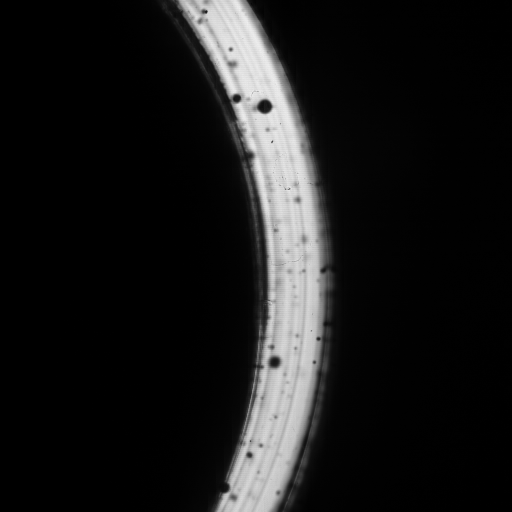
#> input picture polarization/img.png, 1024 x 1024 px, given in place of the camera (shown at 1/2 size)
$ jupyter execute threshold.ipynb
#> lines starting #> are read from the running program, lines starting #| are printed output that depends on the picture; after the words box and inside, x2 and y2 are one past the last pixel; in counts of white or black regions, pixels touching at a corner belong together
[cell 1]
import cv2
import os
import sys
import numpy as np
import matplotlib.pyplot as plt
import csv
import math
# ビデオデータの読み込み
filename = "C:\\Users\\flow\\Desktop\\bubbledate\\tetrahedronGray.mp4"
base_path= "C:\\Users\\flow\\Desktop\\bubble_rasing_result\\"
# 動画ファイルのベース名を取得
video_base_name = os.path.splitext(os.path.basename(filename))[0]

# 動画ごとのディレクトリを作成
video_directory = os.path.join(base_path, video_base_name)
os.makedirs(video_directory, exist_ok=True)  # 既に存在している場合は作成しない
# 新しいフォルダのベース名を指定
folder_names = ["th_image", "th_contours", "th_reslut", "th_threshold", "th_graph"]

# 新しいフォルダを作成
for folder_name in folder_names:
    new_folder_path = os.path.join(video_directory, folder_name)
    os.makedirs(new_folder_path, exist_ok=True)

# 動画の読み込み
cap = cv2.VideoCapture(filename=filename)
#動画ファイルの情報を取得する
width = cap.get(cv2.CAP_PROP_FRAME_WIDTH)
hight = cap.get(cv2.CAP_PROP_FRAME_HEIGHT)
total_frame = cap.get(cv2.CAP_PROP_FRAME_COUNT)
fps = cap.get(cv2.CAP_PROP_FPS)
print("総フレーム数: ", total_frame)
print("fps: ", fps)
print("動画の長さ: ", total_frame/fps, "[sec]")

frame_count = 0  # フレームのカウントを初期化

# グラフ用のデータ格納リスト
area_data = []
perimeter_data = []
moment_data = []

while cap.isOpened():
    ret, frame = cap.read()
#> frame is the input picture: shape (1024, 1024, 3); min 0, max 255, mean 25.2
    if ret == True:
        # フレーム番号が30の倍数のときだけ処理を行う
        if frame_count % 30 == 0:
            num = frame_count // 30  # 画像ファイルの番号を計算
        # 各処理のpathをvideo_directoryに基づいて生成
            path = os.path.join(video_directory, "th_image\\")
            contours_path = os.path.join(video_directory, "th_contours\\")
            result_path = os.path.join(video_directory, "th_reslut\\")
            threshold_path = os.path.join(video_directory, "th_threshold\\")

            # 画像を保存
            image_path = path + "picture{:0=3}.bmp".format(num)
            cv2.imwrite(image_path, frame)

            # 画像を読み込み
            color_image = cv2.imread(image_path, cv2.IMREAD_COLOR)
            if color_image is None:
                print(f"Error: Failed to load image from {image_path}")
                sys.exit(1)  # スクリプトを終了する

            # グレースケールに変換
            gray_image = cv2.cvtColor(color_image, cv2.COLOR_BGR2GRAY)
            #平滑化
            blurred_image = cv2.bilateralFilter(gray_image, 5, 10, 10)
            # 2値化
            ret, binary = cv2.threshold(blurred_image ,0,255,cv2.THRESH_BINARY_INV+cv2.THRESH_OTSU)
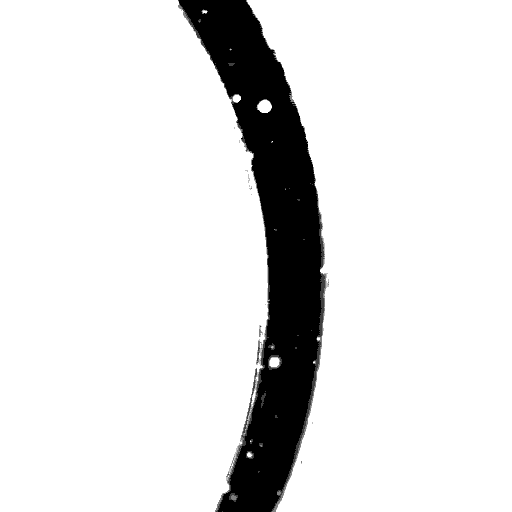
#> binary: shape (1024, 1024) (shown at 1/2 size); 88.4% white; 321 black regions (317 under 20 px)
#> ret = 97
            # 2値化画像を保存
            thresholds_path = threshold_path + " threshold_picture{:0=3}.bmp".format(num)
            cv2.imwrite(thresholds_path, binary)


            # 輪郭検出（フィルタリングなし）
            raw_contours, _ = cv2.findContours(binary, cv2.RETR_TREE, cv2.CHAIN_APPROX_NONE)
#> raw_contours = 1692 contours, 1678 with area under 20; largest, box (x1, y1, x2, y2) and area: (0, 0, 539, 1024) 495594, (493, 0, 1024, 1024) 425020, (513, 199, 544, 226) 564, (538, 713, 561, 736) 342, (465, 189, 482, 206) 196

            # 画像コピー（フィルタリングなし）
            raw_img_with_contours = frame.copy()

            # 全ての輪郭を描画（フィルタリングなし）
            cv2.drawContours(raw_img_with_contours, raw_contours, -1, (0, 255, 0), 2)
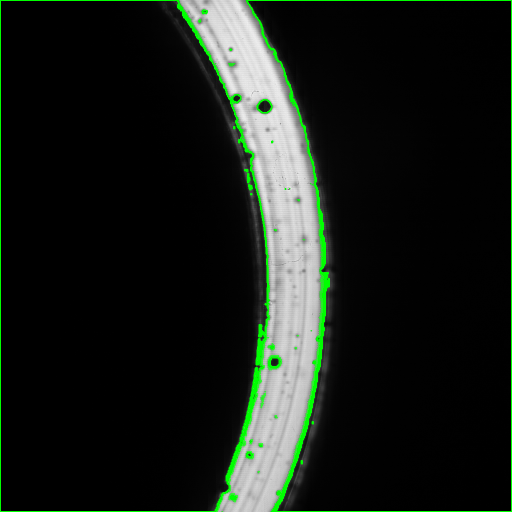
#> raw_img_with_contours: shape (1024, 1024, 3) (shown at 1/2 size); 2.53% of pixels changed, all inside (x1, y1, x2, y2) = (0, 0, 1024, 1024)

            # 描画画像を保存（フィルタリングなし）
            raw_contours_image_path = os.path.join(contours_path, "raw_contours_picture{:0=3}.bmp".format(num))
            cv2.imwrite(raw_contours_image_path, raw_img_with_contours)


            # 輪郭検出
            contours, _ = cv2.findContours(binary, cv2.RETR_TREE, cv2.CHAIN_APPROX_NONE)
#> contours has the same summary as raw_contours
            # 動画ごとの条件セットを定義
            conditions = {
                "min_contour_area": 10000,  # この面積以下の輪郭は無視する
                "max_contour_area": 20000,
            }

            # フィルタリングされた輪郭を格納するリスト
            filtered_contours = []

            # 各輪郭に対して条件をチェックし、データを収集
            for idx, contour in enumerate(contours):
                contour_area = cv2.contourArea(contour)

                # 条件をチェック
                if (
                    ("min_contour_area" not in conditions or contour_area >= conditions["min_contour_area"]) and
                    ("max_contour_area" not in conditions or contour_area <= conditions["max_contour_area"])
                ):
                    filtered_contours.append(contour)

                    # 面積データを追加
                    area_data.append(contour_area)
                    # 周囲長データを追加
                    perimeter_data.append(cv2.arcLength(contour, True))

                    # モーメントデータを追加
                    M = cv2.moments(contour)
                    cx = int(M['m10'] / M['m00']) if M["m00"] != 0 else 0
                    cy = int(M['m01'] / M['m00']) if M["m00"] != 0 else 0
                    moment_data.append((cx, cy))
#> this loop made 1692 passes
#> contour on passes 1 to 3: [[542, 1023]], [[444, 1023]], [[434, 1023]]
#> after the loop, area_data = []; filtered_contours = []; moment_data = []; perimeter_data = []

            # 条件を満たす輪郭が1つ以上存在するかをチェック
            if len(filtered_contours) > 0:


                # 輪郭検出結果を保存（グリーン色で描画された画像）
                result_image = color_image.copy()
                cv2.drawContours(result_image, filtered_contours, -1, (0, 255, 0), 2)

                # 描画画像に面積を描画して保存
                for contour in filtered_contours:
                    M = cv2.moments(contour)
                    if M["m00"] != 0:
                        cx = int(M['m10'] / M['m00'])
                        cy = int(M['m01'] / M['m00'])
                        cv2.putText(result_image, f"Area: {cv2.contourArea(contour)}", (cx, cy), cv2.FONT_HERSHEY_SIMPLEX, 0.5, (255, 0, 0), 1)

                result_image_path = os.path.join(result_path, "result_picture{:0=3}.bmp".format(num))
                cv2.imwrite(result_image_path, result_image)


    else:
        break

    frame_count += 1

cap.release()  # カメラリソースの解放
cv2.destroyAllWindows()  # ウィンドウの破棄
